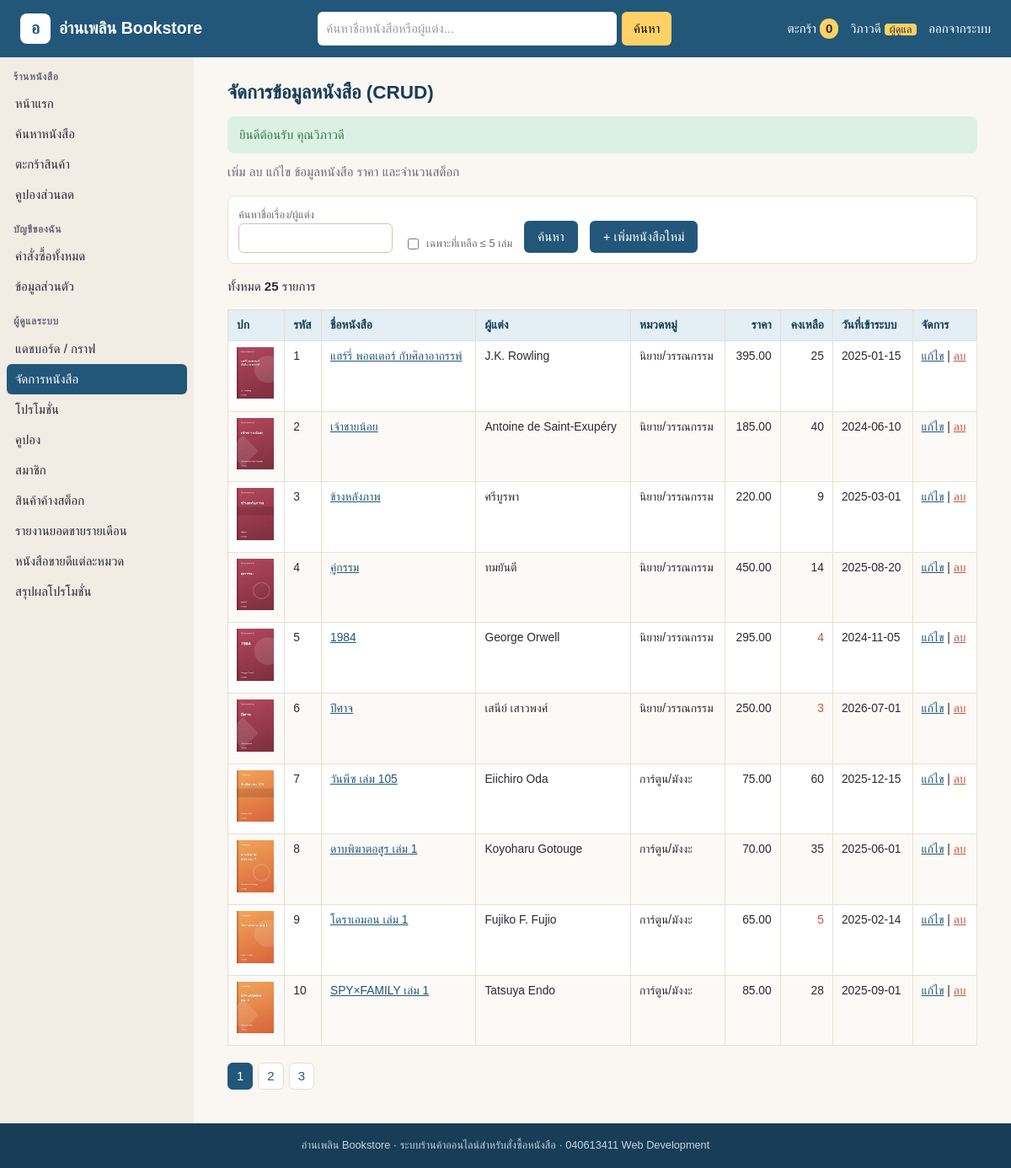
/bookshop/list-book.php (signed in), run on the app's committed database.
### tables this page shows
CREATE TABLE book (
  book_id     INT AUTO_INCREMENT PRIMARY KEY,
  title       VARCHAR(200)  NOT NULL,
  author      VARCHAR(150)  NOT NULL,
  category_id INT           NOT NULL,
  price       DECIMAL(10,2) NOT NULL,
  stock       INT           NOT NULL DEFAULT 0,
  description TEXT,
  added_date  DATE          NOT NULL COMMENT 'วันที่นำเข้าระบบ ใช้คำนวณสินค้าค้างสต็อก',
  FOREIGN KEY (category_id) REFERENCES category(category_id)
);

CREATE TABLE category (
  category_id   INT AUTO_INCREMENT PRIMARY KEY,
  category_name VARCHAR(100) NOT NULL UNIQUE
);

### bookshop/functions.php (called while the page is built, shortened)
<?php
function cover($book_id) {
    return file_exists("img/" . (int)$book_id . ".jpg") ? "img/" . (int)$book_id . ".jpg" : "img/no-cover.jpg";
}
?>

### bookshop/list-book.php (the view, shortened to what this page needs)
<?php include "connect.php"; ?>
<?php
include "header.php";
$keyword  = $_GET["q"] ?? "";
$low      = !empty($_GET["low"]) ? 1 : 0;
$like     = "%" . $keyword . "%";
$page     = max(1, (int)($_GET["page"] ?? 1));
$per_page = 10;
$where = "WHERE (b.title LIKE ? OR b.author LIKE ?) AND (b.stock <= 5 OR ? = 0)";
$count = $pdo->prepare("SELECT COUNT(*) FROM book b $where");
$count->execute([$like, $like, $low]);
$total = $count->fetchColumn();
$total_pages = max(1, ceil($total / $per_page));
$page = min($page, $total_pages);
$stmt = $pdo->prepare("SELECT b.book_id, b.title, b.author, c.category_name, b.price, b.stock, b.added_date
                       FROM book b
                       JOIN category c ON c.category_id = b.category_id
                       $where
                       ORDER BY b.book_id
                       LIMIT ? OFFSET ?");
$stmt->bindParam(1, $like);
$stmt->bindParam(2, $like);
$stmt->bindParam(3, $low);
$stmt->bindValue(4, $per_page, PDO::PARAM_INT);
$stmt->bindValue(5, ($page - 1) * $per_page, PDO::PARAM_INT);
$stmt->execute();
$params = ["q" => $keyword, "low" => $low];
?>
<p class="lead">เพิ่ม ลบ แก้ไข ข้อมูลหนังสือ ราคา และจำนวนสต็อก</p>
<form class="filter">
  <label>ค้นหาชื่อเรื่อง/ผู้แต่ง <input type="text" name="q" value="<?=htmlspecialchars($keyword)?>"></label>
  <label class="check"><input type="checkbox" name="low" value="1"<?=$low ? " checked" : ""?>> เฉพาะที่เหลือ ≤ 5 เล่ม</label>
  <input type="submit" value="ค้นหา">
  <a class="btn" href="add-book.php">+ เพิ่มหนังสือใหม่</a>
</form>
<p>ทั้งหมด <b><?=$total?></b> รายการ</p>
<div class="table-wrap">
<table class="data">
  <thead>
    <tr><th>ปก</th><th>รหัส</th><th>ชื่อหนังสือ</th><th>ผู้แต่ง</th><th>หมวดหมู่</th><th class="num">ราคา</th><th class="num">คงเหลือ</th><th>วันที่เข้าระบบ</th><th>จัดการ</th></tr>
  </thead>
  <tbody>
<?php while ($row = $stmt->fetch()) : ?>
    <tr>
      <td><img src="<?=cover($row["book_id"])?>" width="44" alt=""></td>
      <td><?=$row["book_id"]?></td>
      <td><a href="book.php?book_id=<?=$row["book_id"]?>"><?=htmlspecialchars($row["title"])?></a></td>
      <td><?=htmlspecialchars($row["author"])?></td>
      <td><?=$row["category_name"]?></td>
      <td class="num"><?=number_format($row["price"], 2)?></td>
      <td class="num<?=$row["stock"] <= 5 ? " warn-text" : ""?>"><?=$row["stock"]?></td>
      <td><?=$row["added_date"]?></td>
      <td class="actions">
        <a href="edit-book.php?book_id=<?=$row["book_id"]?>">แก้ไข</a> |
        <form method="post" action="delete-book.php"
              onsubmit='return confirmDelete(this, <?=$row["book_id"]?>, <?=json_encode($row["title"], JSON_HEX_APOS | JSON_HEX_QUOT | JSON_HEX_TAG | JSON_HEX_AMP)?>)'>
          <button class="link-btn danger">ลบ</button>
        </form>
      </td>
    </tr>
<?php endwhile; ?>
  </tbody>
</table>
</div>
<div class="pager">
<?php for ($p = 1; $p <= $total_pages; $p++) : ?>
<?php   if ($p == $page) : ?>
  <span class="current"><?=$p?></span>
<?php   else : ?>
  <a href="list-book.php?<?=htmlspecialchars(http_build_query($params + ["page" => $p]))?>"><?=$p?></a>
<?php   endif; ?>
<?php endfor; ?>
</div>
<?php include "footer.php"; ?>

### bookshop/style.css (style rules this page uses)
:root { --ink: #2b2a33; --muted: #6b6878; --paper: #faf7f2; --card: #ffffff; --line: #e6dfd4; --brand: #22577a; --brand-dark: #173d57; --brand-soft: #e3eef5; --sale: #c8553d; --good: #2e7d4f; --warn: #b7791f; }
* { box-sizing: border-box; }
html { background: var(--brand-dark); }
body { margin: 0; font-family: "Sarabun", "Leelawadee UI", Tahoma, sans-serif; font-size: 15px; line-height: 1.6; color: var(--ink); background: var(--paper); display: flex; flex-flow: column; min-height: 100vh; }
a { color: var(--brand); }
p.lead { margin: 0 0 16px; color: var(--muted); }
.warn-text { color: var(--sale); }
.table-wrap { overflow-x: auto; margin: 12px 0 20px; }
table.data { width: 100%; border-collapse: collapse; background: var(--card); font-size: 0.92em; }
table.data th, table.data td { padding: 7px 10px; border: 1px solid var(--line); vertical-align: top; }
table.data th { background: var(--brand-soft); color: var(--brand-dark); text-align: left; white-space: nowrap; }
table.data tbody tr:nth-child(even) { background: #fcfaf6; }
table.data td.num, table.data th.num { text-align: right; white-space: nowrap; }
td.actions, td.nowrap { white-space: nowrap; }
td.actions form { display: inline; }
form.filter { display: flex; flex-wrap: wrap; gap: 10px 14px; align-items: flex-end; padding: 12px; margin-bottom: 12px; background: var(--card); border: 1px solid var(--line); border-radius: 8px; }
form.filter label, .suggest-wrap { display: flex; flex-flow: column; font-size: 0.85em; color: var(--muted); }
form.filter label.check { flex-flow: row; align-items: center; gap: 6px; }
form.filter input:not([type="submit"]):not([type="checkbox"]), form.filter select, form.edit input:not([type="submit"]):not([type="checkbox"]):not([type="file"]), form.edit select, form.edit textarea, .inline-form input[type="text"], .inline-form input[type="number"], .checkout textarea { padding: 6px 8px; border: 1px solid #cfc6b8; border-radius: 6px; font: inherit; color: var(--ink); background: #fff; }
.btn, button.btn, input[type="submit"] { display: inline-block; padding: 7px 16px; border: 0; border-radius: 6px; background: var(--brand); color: #fff; font: inherit; text-decoration: none; cursor: pointer; }
.link-btn { padding: 0; border: 0; background: none; color: var(--brand); font: inherit; text-decoration: underline; cursor: pointer; }
.link-btn.danger { color: var(--sale); }
.pager { display: flex; flex-wrap: wrap; gap: 6px; margin: 8px 0 16px; }
.pager a, .pager span { padding: 3px 10px; border: 1px solid var(--line); border-radius: 6px; background: var(--card); text-decoration: none; }
.pager span.current { background: var(--brand); color: #fff; border-color: var(--brand); }

### data on the page
book: shows a picture, book_id "1", title "แฮร์รี่ พอตเตอร์ กับศิลาอาถรรพ์", author "J.K. Rowling", category.category_name "นิยาย/วรรณกรรม", price "395.00", stock "25", added_date "2025-01-15"
book: shows a picture, book_id "2", title "เจ้าชายน้อย", author "Antoine de Saint-Exupéry", category.category_name "นิยาย/วรรณกรรม", price "185.00", stock "40", added_date "2024-06-10"
book: shows a picture, book_id "3", title "ข้างหลังภาพ", author "ศรีบูรพา", category.category_name "นิยาย/วรรณกรรม", price "220.00", stock "9", added_date "2025-03-01"
book: shows a picture, book_id "4", title "คู่กรรม", author "ทมยันตี", category.category_name "นิยาย/วรรณกรรม", price "450.00", stock "14", added_date "2025-08-20"
book: shows a picture, book_id "5", title "1984", author "George Orwell", category.category_name "นิยาย/วรรณกรรม", price "295.00", stock "4", added_date "2024-11-05"
book: shows a picture, book_id "6", title "ปีศาจ", author "เสนีย์ เสาวพงศ์", category.category_name "นิยาย/วรรณกรรม", price "250.00", stock "3", added_date "2026-07-01"
book: shows a picture, book_id "7", title "วันพีซ เล่ม 105", author "Eiichiro Oda", category.category_name "การ์ตูน/มังงะ", price "75.00", stock "60", added_date "2025-12-15"
book: shows a picture, book_id "8", title "ดาบพิฆาตอสูร เล่ม 1", author "Koyoharu Gotouge", category.category_name "การ์ตูน/มังงะ", price "70.00", stock "35", added_date "2025-06-01"
book: shows a picture, book_id "9", title "โดราเอมอน เล่ม 1", author "Fujiko F. Fujio", category.category_name "การ์ตูน/มังงะ", price "65.00", stock "5", added_date "2025-02-14"
book: shows a picture, book_id "10", title "SPY×FAMILY เล่ม 1", author "Tatsuya Endo", category.category_name "การ์ตูน/มังงะ", price "85.00", stock "28", added_date "2025-09-01"

### other printed values
$shop_name "อ่านเพลิน Bookstore"
cart_count($pdo) "0"
$_SESSION["first_name"] "วิภาวดี"
$group "ร้านหนังสือ"
$label "หน้าแรก"
$label "ค้นหาหนังสือ"
$label "ตะกร้าสินค้า"
$label "คูปองส่วนลด"
$group "บัญชีของฉัน"
$label "คำสั่งซื้อทั้งหมด"
$label "ข้อมูลส่วนตัว"
$group "ผู้ดูแลระบบ"
$label "แดชบอร์ด / กราฟ"
$label "จัดการหนังสือ"
$label "โปรโมชั่น"
